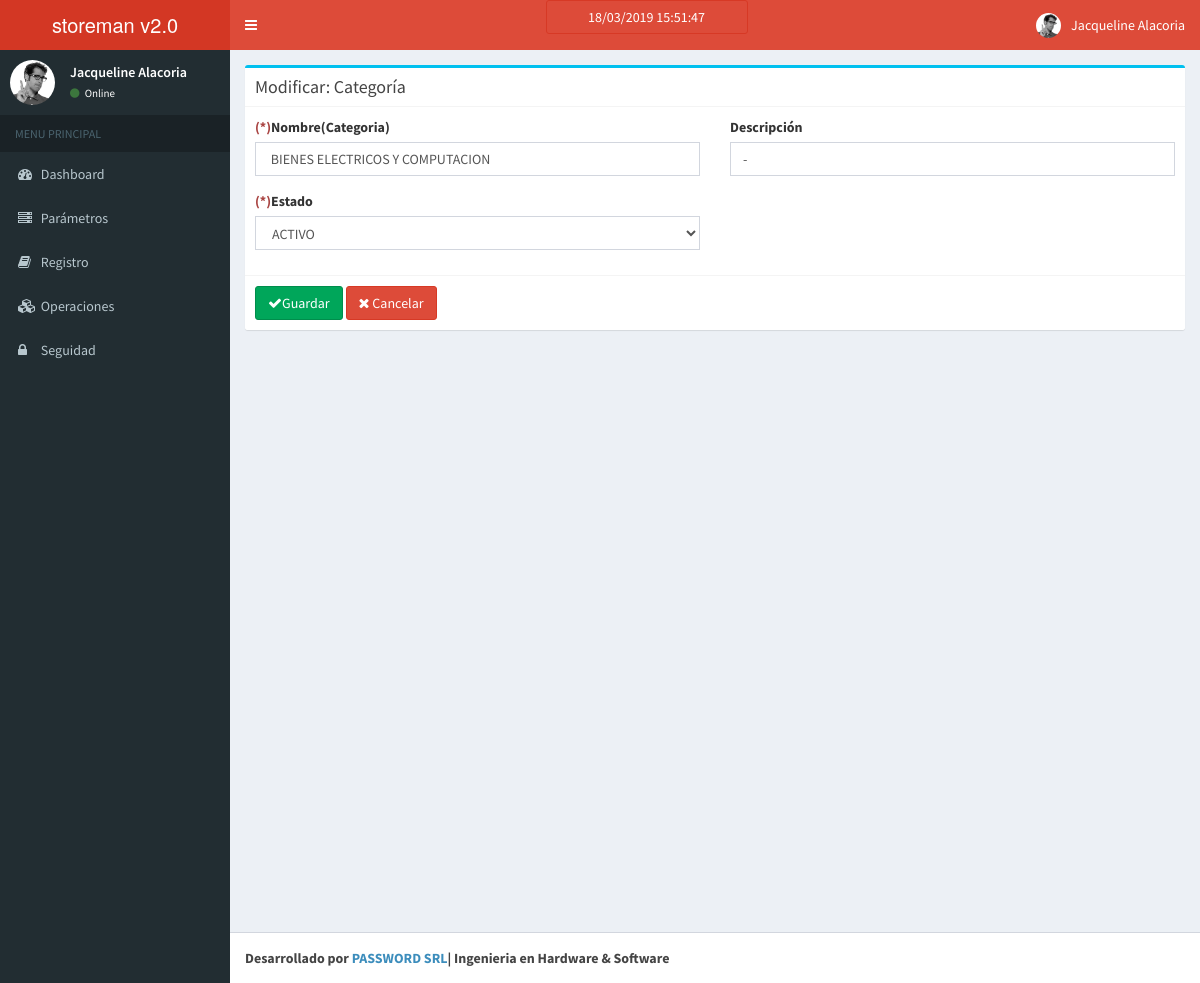
Page /categoria/edit/1 on the committed database.
### tables this page shows
CREATE TABLE `categoria` (
  `categoria_id` int(11) NOT NULL AUTO_INCREMENT,
  `categoria_nombre` varchar(50) DEFAULT NULL,
  `categoria_descripcion` varchar(250) DEFAULT NULL,
  `estado_id` int(11) DEFAULT '1',
  PRIMARY KEY (`categoria_id`),
  UNIQUE KEY `categoria_id` (`categoria_id`)
);

### application/controllers/Categoria.php (called while the page is built, shortened)
<?php
class Categoria extends CI_Controller{
    function __construct()
    {
        $this->load->model('Categoria_model');
    }
    function edit($categoria_id)
    {
        $data['categoria'] = $this->Categoria_model->get_categoria($categoria_id);
        if(isset($data['categoria']['categoria_id']))
        {
            if(isset($_POST) && count($_POST) > 0)
            {
                $params = array(
                            'estado_id' => $this->input->post('estado_id'),
                            'categoria_nombre' => $this->input->post('categoria_nombre'),
                            'categoria_descripcion' => $this->input->post('categoria_descripcion'),
                );
                $this->Categoria_model->update_categoria($categoria_id,$params);
                redirect('categoria/index');
            }
            else
            {
				$this->load->model('Estado_model');
				$data['all_estado'] = $this->Estado_model->get_all_estado_tipo1();
                $data['_view'] = 'categoria/edit';
                $this->load->view('layouts/main',$data);
            }
        }
        else
            show_error('The categoria you are trying to edit does not exist.');
    }
}

### index.php (called while the page is built, shortened)
<?php
require_once BASEPATH.'core/CodeIgniter.php';

### application/models/Categoria_model.php (called while the page is built, shortened)
<?php
class Categoria_model extends CI_Model
{
    function get_categoria($categoria_id)
    {
        $categoria = $this->db->query("
            SELECT
                *
            FROM
                `categoria`
            WHERE
                `categoria_id` = ?
        ",array($categoria_id))->row_array();
        return $categoria;
    }
}

### application/models/Estado_model.php (called while the page is built, shortened)
<?php
class Estado_model extends CI_Model
{
    function get_all_estado_tipo1()
    {
        $estado = $this->db->query("
            SELECT
                e.*
            FROM
                estado e
            WHERE
                e.estado_tipo = 1
            ORDER BY `estado_id`
        ")->result_array();
        return $estado;
    }
}

### application/views/categoria/edit.php (the view)
<div class="row">
    <div class="col-md-12">
      	<div class="box box-info">
            <div class="box-header with-border">
              	<h3 class="box-title">Modificar: Categoría</h3>
            </div>
			<?php echo form_open('categoria/edit/'.$categoria['categoria_id']); ?>
			<div class="box-body">
				<div class="row clearfix">
					<div class="col-md-6">
						<label for="categoria_nombre" class="control-label"><span class="text-danger">(*)</span>Nombre(Categoria)</label>
						<div class="form-group">
                                                    <input type="text" name="categoria_nombre" value="<?php echo ($this->input->post('categoria_nombre') ? $this->input->post('categoria_nombre') : $categoria['categoria_nombre']); ?>" class="form-control" id="categoria_nombre" requireds onKeyUp="this.value = this.value.toUpperCase();" />
						</div>
					</div>
					<div class="col-md-6">
						<label for="categoria_descripcion" class="control-label">Descripción</label>
						<div class="form-group">
							<input type="text" name="categoria_descripcion" value="<?php echo ($this->input->post('categoria_descripcion') ? $this->input->post('categoria_descripcion') : $categoria['categoria_descripcion']); ?>" class="form-control" id="categoria_descripcion" onKeyUp="this.value = this.value.toUpperCase();" />
						</div>
					</div>
                                        <div class="col-md-6">
						<label for="estado_id" class="control-label"><span class="text-danger">(*)</span>Estado</label>
						<div class="form-group">
							<select name="estado_id" class="form-control" required>
								<?php
								foreach($all_estado as $estado)
								{
									$selected = ($estado['estado_id'] == $categoria['estado_id']) ? ' selected="selected"' : "";
									echo '<option value="'.$estado['estado_id'].'" '.$selected.'>'.$estado['estado_descripcion'].'</option>';
								}
								?>
							</select>
						</div>
					</div>
				</div>
			</div>
			<div class="box-footer">
            	<button type="submit" class="btn btn-success">
                    <i class="fa fa-check"></i>Guardar
                </button>
                <a href="<?php echo site_url('categoria'); ?>" class="btn btn-danger">
                    <i class="fa fa-times"></i> Cancelar</a>
	        </div>
			<?php echo form_close(); ?>
		</div>
    </div>
</div>

### rows in the picture
categoria: categoria_nombre "BIENES ELECTRICOS Y COMPUTACION", categoria_descripcion "-"

### other values in the picture
form field estado_id "ACTIVO"
